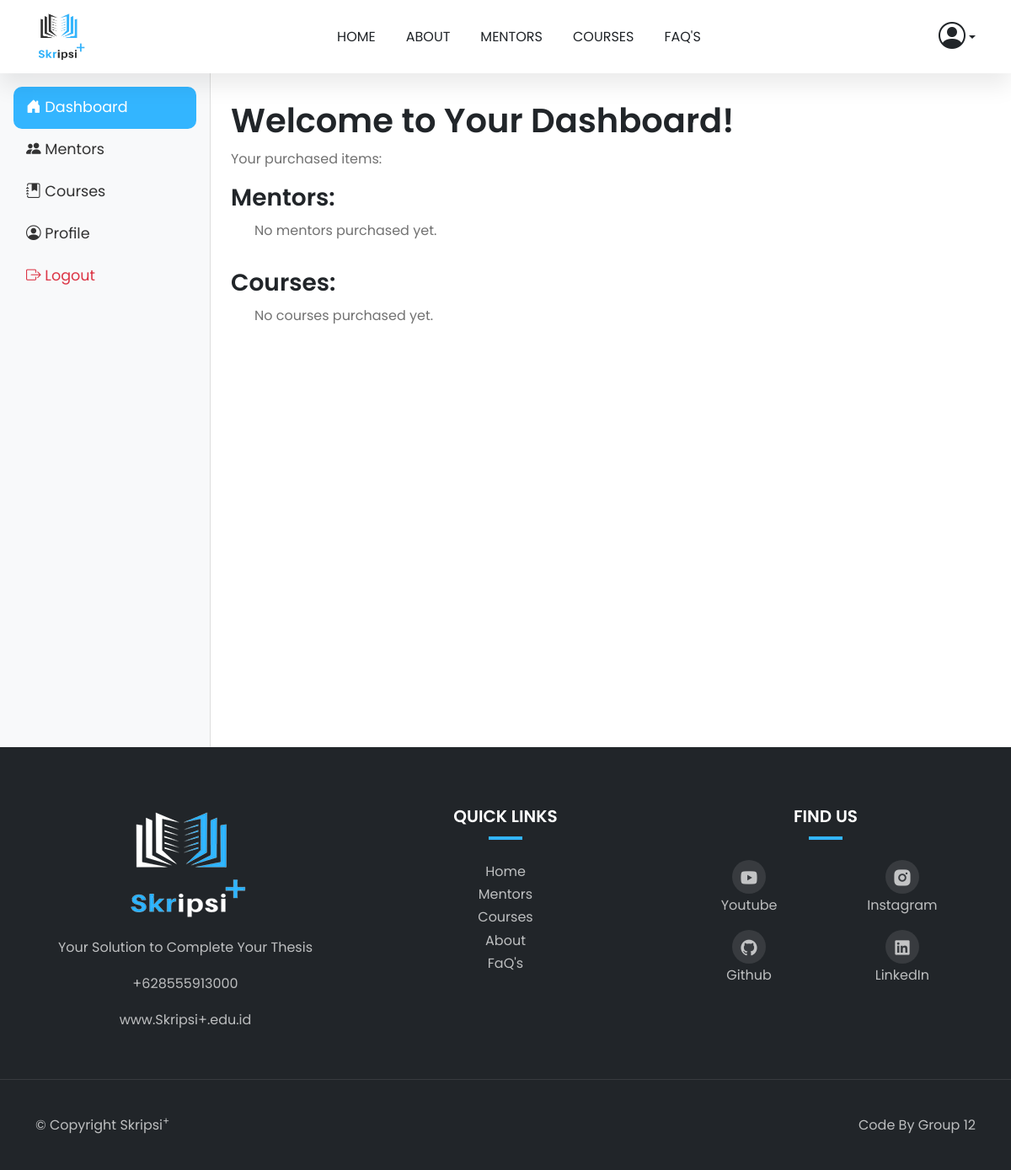
Page /dashboard/ (signed in) on the earlier database version.
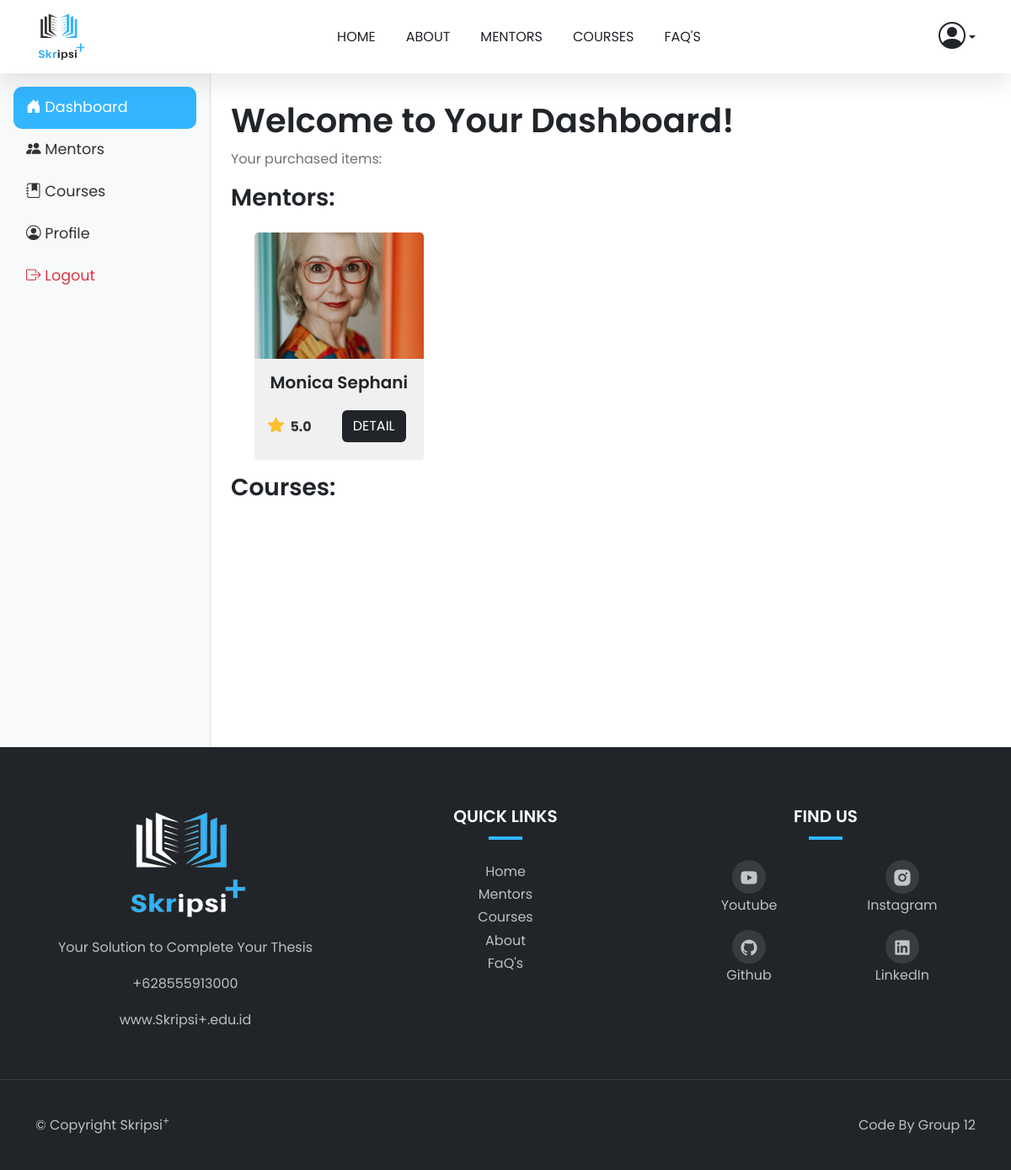
Same page on the later database version.
### public_app/models.py (models this page shows, shortened)
class Purchase(models.Model):
    user = models.ForeignKey(settings.AUTH_USER_MODEL, on_delete=models.CASCADE)
    mentor = models.ForeignKey(Mentor, on_delete=models.SET_NULL, null=True, blank=True)
    course = models.ForeignKey(Course, on_delete=models.SET_NULL, null=True, blank=True)
    purchased_at = models.DateTimeField(auto_now_add=True)

class Mentor(models.Model):
    name = models.CharField(max_length=100)
    image = models.ImageField(upload_to='mentors/')
    rating = models.DecimalField(max_digits=2, decimal_places=1)
    experience = models.PositiveIntegerField(help_text="Experience in years")
    specialization = models.CharField(max_length=100)
    bio = models.TextField()
    education = models.TextField(help_text="Educational background")
    skills = models.TextField(help_text="Comma-separated list of skills")
    price = models.DecimalField(max_digits=10, decimal_places=3, default=0.0, help_text="Consultation fee")

### public_app/views.py (the view)
# urls.py: path('dashboard/', views.dashboard, name='dashboard'),
@login_required(login_url='account_login')
def dashboard(request):
    purchases = Purchase.objects.filter(user=request.user)
    return render(request, 'dashboard.html', {'purchases': purchases})

### public_app/templates/dashboard.html (shortened to what this page needs)
{% extends 'layouts/base.html' %} {% block content %}
<div class="d-flex">
    <nav class="sidebar bg-light p-3 d-none d-md-block" id="sidebar" style="min-width: 250px; transition: transform 0.3s ease-in-out;">
    <ul class="nav flex-column">
      <li class="nav-item">
        <a class="nav-link {% if request.resolver_match.url_name == 'dashboard' %}active{% endif %}" href="{% url 'dashboard' %}">
          <i class="bi bi-house-door-fill"></i> Dashboard
        </a>
      </li>
      <li class="nav-item">
        <a class="nav-link {% if request.resolver_match.url_name == 'dashboard_mentors' %}active{% endif %}" href="{% url 'dashboard_mentors' %}">
          <i class="bi bi-people-fill"></i> Mentors
        </a>
      </li>
      <li class="nav-item">
        <a class="nav-link {% if request.resolver_match.url_name == 'dashboard_courses' %}active{% endif %}" href="{% url 'dashboard_courses' %}">
          <i class="bi bi-journal-bookmark-fill"></i> Courses
        </a>
      </li>
      <li class="nav-item">
        <a class="nav-link {% if request.resolver_match.url_name == 'profile' %}active{% endif %}" href="{% url 'profile' %}">
          <i class="bi bi-person-circle"></i> Profile
        </a>
      </li>
      <li class="nav-item">
        <a class="nav-link text-danger" href="{% url 'account_logout' %}">
          <i class="bi bi-box-arrow-right"></i> Logout
        </a>
      </li>
    </ul>
    </nav>
    <main class="flex-grow-1 mt-2">
      <div class="content-dashboard p-4">
        <h1>Welcome to Your Dashboard!</h1>
        <p>Your purchased items:</p>
        <h3>Mentors:</h3>
        <div class="row ms-lg-3 mb-3">
          {% for purchase in purchases %}
            {% if purchase.mentor %}
              <div class="col-lg-3 col-md-6 mt-3">
                <div class="card h-100" style="width: 100%">
                  <div class="image-zoom">
                    <div class="image-zoom-wrapper">
                      <img
                        src="{{ purchase.mentor.image.url }}"
                        class="card-img-top"
                        alt="{{ purchase.mentor.name }}"
                      />
                    </div>
                  </div>
                  <div class="card-body d-flex flex-column text-center">
                    <h5 class="card-title mb-3">{{ purchase.mentor.name }}</h5>
                    <div
                      class="mt-auto d-flex justify-content-between align-items-center"
                    >
                      <div class="rating d-flex align-items-center">
                        <i class="bi bi-star-fill"></i>
                        <span class="ms-1">{{ purchase.mentor.rating }}</span>
                      </div>
                      <a
                        href="{% url 'mentor_detail' purchase.mentor.id %}"
                        class="btn btn-brand"
                        >Detail</a
                      >
                    </div>
                  </div>
                </div>
              </div>
            {% endif %}
          {% endfor %}
          {% if not purchases|length %}
            <p>No mentors purchased yet.</p>
          {% endif %}
        </div>
        <h3>Courses:</h3>
        <div class="row ms-lg-3 mb-3">
          {% if not purchases|length %}
            <p>No courses purchased yet.</p>
          {% endif %}
        </div>
      </div>
    </main>
</div>
{% endblock content %}

Differences in the rows shown:
added Purchase: mentor.image (picture), mentor.name "Monica Sephani", mentor.rating "5.0"
Other differences:
text no longer shown: "No mentors purchased yet. No courses purchased yet."
